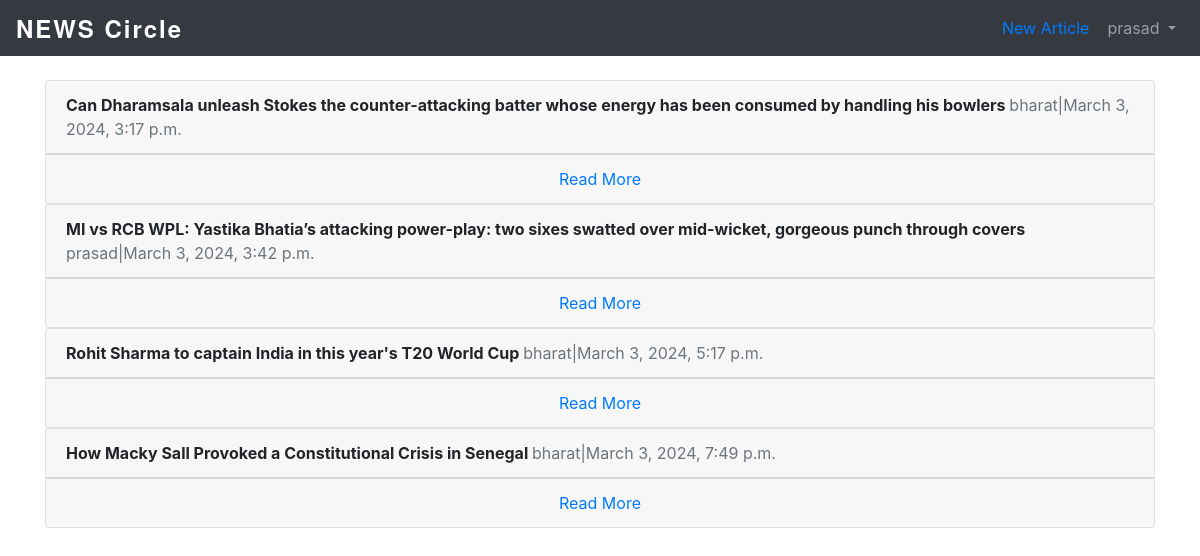
Screenshot of /articles/ (signed in) with the database file from the repository.
### users/models.py (models this page shows)
class CustomUser(AbstractUser):
    age = models.PositiveIntegerField(null=True, blank=True)

### articles/models.py (models this page shows, shortened)
class Article(models.Model):
    title = models.CharField(max_length=255)
    body = models.TextField()
    date = models.DateTimeField(auto_now_add = True)
    author = models.ForeignKey(
        get_user_model(),
        on_delete=models.CASCADE,
    )
    post_img = models.ImageField(upload_to='post/', blank=True)

### articles/views.py (the view)
# urls.py: path('', ArticleListView.as_view(), name='article_list'),
class ArticleListView(LoginRequiredMixin, ListView):
    model =  Article
    template_name = 'article_list.html'
    login_url = 'login'

### templates/article_list.html (shortened to what this page needs)
<!DOCTYPE html>
{% extends 'base.html' %}
    {% block content %}
        {% for article in object_list %}
        <div class="card">
            <div class="card-header">
                <span class="font-weight-bold">
                    {{article.title}}
                </span>
                <span class="text-muted">
                    {{article.author}}|{{article.date}}
                </span>
            </div>
            <div class="card-footer text-center text-muted">
                <a href="{%url 'article_detail' article.pk%}">Read More</a>
            </div>
        </div>
        {% endfor %}
    {% endblock content %}

### templates/base.html (shortened to what this page needs)
<!DOCTYPE html>
{% load static %}
<html lang="en">
<head>
    <link rel="stylesheet" href="https://stackpath.bootstrapcdn.com/bootstrap/4.1.3/css/bootstrap.min.css" Chapter 10: Bootstrap 204>
    <link rel="stylesheet" href="{% static 'css/base.css' %}">
</head>
<body>
    <nav class="navbar navbar-expand-md navbar-dark bg-dark mb-4">
        <a class="navbar-brand" href="{% url 'home' %}"><div style="    font-family: 'Helvetica Neue', Arial, sans-serif; /* Choose a suitable font stack */
            font-size: 24px; /* Adjust the font size as needed */
            font-weight: bold; /* Adjust the font weight as needed */
            color: #ffffff; /* Choose a suitable color */
            letter-spacing: 2px; /* Adjust letter spacing as needed */
            line-height: 1.2; /* Adjust line height as needed */
        ">NEWS Circle</div></a>
        <div class="collapse navbar-collapse" id="navbarCollapse">
            {% if user.is_authenticated %}
            <ul class="navbar-nav ml-auto">
                <li style="margin-top:8px;
                            margin-right: 10px;" class="nav-item">
                    <a href="{% url 'article_new' %}">
                        New Article
                    </a>
                </li>
                <li class="nav-item">
                    <a class="nav-link dropdown-toggle" href="#" id="userMenu" data-toggle="dropdown"
                        aria-haspopup="true" aria-expanded="false">
                        {{ user.username }}
                    </a>
                </li>
            </ul>
            {% endif %}
        </div>
    </nav>
    <div class="container">
        {% block content %}
        {% endblock content %}
    </div>
</body>
</html>

### rows the page displays
CustomUser: username "prasad"
Article: title "Can Dharamsala unleash Stokes the counter-attacking batter whose energy has been consumed by handling his bowlers", author "bharat", date "March 3, 2024, 3:17 p.m."
Article: title "MI vs RCB WPL: Yastika Bhatia’s attacking power-play: two sixes swatted over mid-wicket, gorgeous punch through covers", author "prasad", date "March 3, 2024, 3:42 p.m."
Article: title "Rohit Sharma to captain India in this year's T20 World Cup", author "bharat", date "March 3, 2024, 5:17 p.m."
Article: title "How Macky Sall Provoked a Constitutional Crisis in Senegal", author "bharat", date "March 3, 2024, 7:49 p.m."
